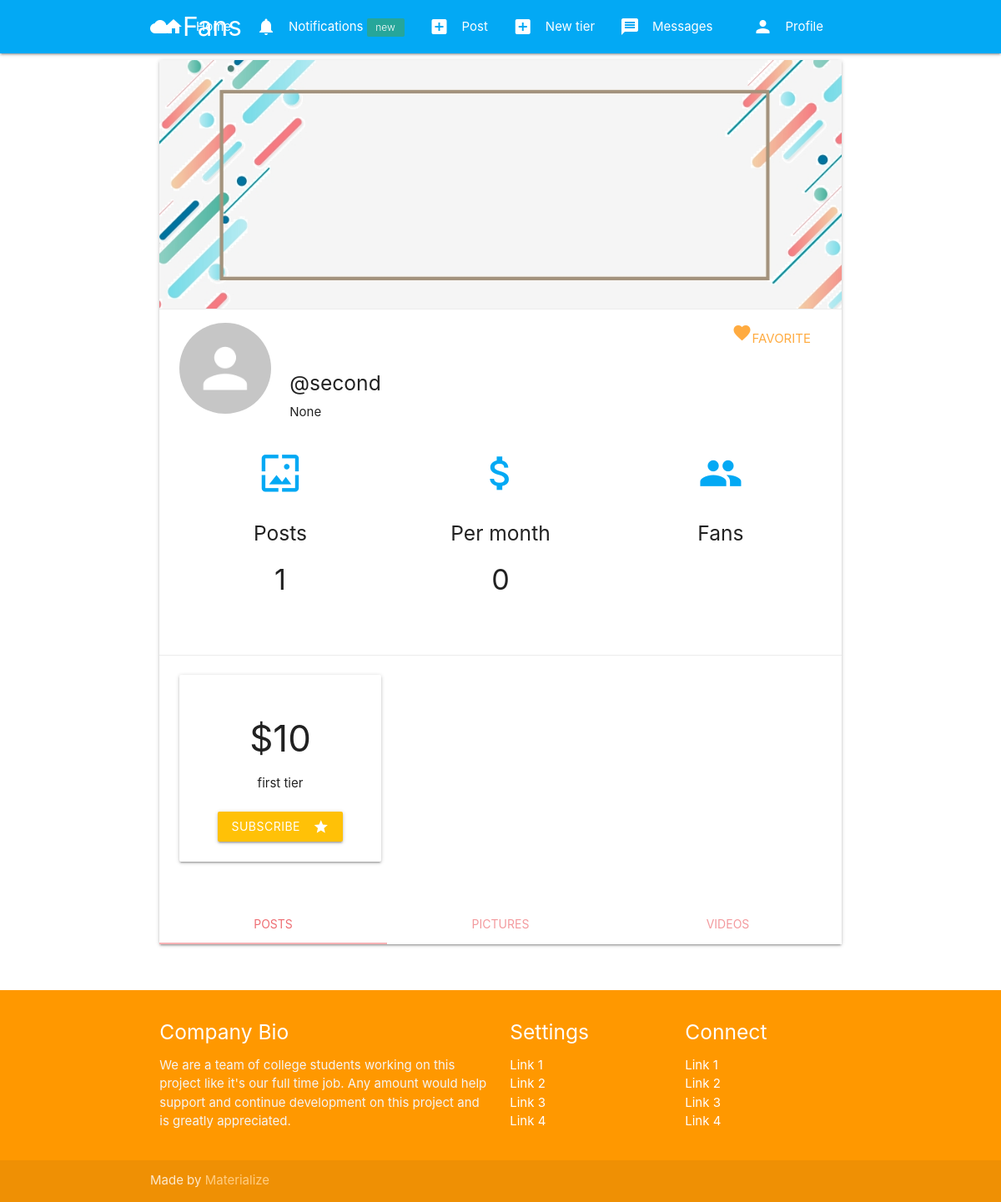
Screenshot of /second/ (signed in) with the database file from the repository.
### authy/models.py (models this page shows, shortened)
class Profile(models.Model):
	user = models.OneToOneField(User, on_delete=models.CASCADE, related_name='profile')
	location = models.CharField(max_length=50, null=True, blank=True)
	url = models.CharField(max_length=80, null=True, blank=True)
	profile_info = models.TextField(max_length=150, null=True, blank=True)
	created = models.DateField(auto_now_add=True)
	picture = models.ImageField(upload_to=user_directory_path_profile, blank=True, null=True, verbose_name='Picture')
	banner = models.ImageField(upload_to=user_directory_path_banner, blank=True, null=True, verbose_name='Banner')

### tier/models.py (models this page shows, shortened)
class Tier(models.Model):
    number = models.PositiveSmallIntegerField(default=0)
    description = models.TextField(max_length=800,verbose_name='Description')
    price = models.IntegerField(verbose_name='Price')
    can_message = models.BooleanField(default=False)
    user = models.ForeignKey(User, related_name=("tier_user"), on_delete=models.CASCADE)

### authy/views.py (the view)
# urls.py: path('<username>/', UserProfile, name='profile'),
def UserProfile(request, username):
	user = get_object_or_404(User, username=username)
	profile = Profile.objects.get(user=user)
	tiers = Tier.objects.filter(user=user)
	posts_count = Post.objects.filter(user=user).count()
	favorite_list = PeopleList.objects.filter(user=request.user)
	person_in_list = PeopleList.objects.filter(user=request.user,people=user).exists()
	if request.method == 'POST':
		form = NewListForm(request.POST)
		if form.is_valid():
			title = form.cleaned_data.get('title')
			PeopleList.objects.create(title=title,user=request.user)
			return HttpResponseRedirect(reverse('profile',args=[username]))
	else:
  		form = NewListForm()
	template = loader.get_template('profile.html')
	context = {
	'profile':profile,'tiers':tiers,'posts_count':posts_count,'form':form,
	'favorite_list':favorite_list,'person_in_list':person_in_list,
	}
	return HttpResponse(template.render(context, request))

### authy/views.py (called while the page is built)
def side_nav_info(request):
	user = request.user
	nav_profile = None
	fans = None
	follows = None
	if user.is_authenticated:
		nav_profile = Profile.objects.get(user=user)
		fans = Subscription.objects.filter(subscribed=user).count()
		follows = Subscription.objects.filter(subscriber=user).count()
	return {'nav_profile': nav_profile, 'fans': fans, 'follows': follows}

### fans_clone/templates/profile.html (shortened to what this page needs)
{% extends 'base.html' %}
{% load static %}
{% load humanize %}
{% block banner %}
    <div class="col s12 m12">
      <div class="card">
        <div class="card-image">
          {% if profile.banner %}
            <img src="{{ profile.banner.url }}">
          {% else %}
            <img src="{% static 'img/nobanner.jpg' %}">
          {% endif %}
        </div>
        <div class="card-action">
          <div class="row">
            <div class="col s2">
              {% if profile.picture %}
                <img src="{{ profile.picture.url }}" class="circle responsive-img">
              {% else %}
                <img src="{% static 'img/no_avatar.jpg' %}" class="circle responsive-img">
              {% endif %}
            </div>
            <div class="right-align">
              {% if user.is_authenticated and user != profile.user %}
                {% if person_in_list == True %}
                  <a href="{%url 'remove-from-list' profile.user.username %}" class="btn red"><i class="material-icons">delete</i>unfavorite</a>
                  {% else %}
                  <a href="#modal1" class="modal-trigger"><i class="material-icons">favorite</i>Favorite</a>
                {% endif %}
                {% endif %}
            </div>
            <div class="col s10">
              <h5>@{{ profile.user.username }}</h5>
              {{ profile.profile_info }}
            </div>
            <div class="col s12">
            <div class="row">
              <div class="col s12 m4">
                <div class="icon-block">
                  <h2 class="center light-blue-text"><i class="material-icons">wallpaper</i></h2>
                  <h5 class="center">Posts</h5>
                  <h4 class="center">{{ posts_count }}</h4>
                </div>
              </div>
                <div class="col s12 m4">
                  <div class="icon-block">
                    <h2 class="center light-blue-text"><i class="material-icons">attach_money</i></h2>
                    <h5 class="center">Per month</h5>
                    <h4 class="center">{% if income == None %}0{% else %}{{ income.tier__price__sum }}{% endif %}</h4>
                  </div>
                </div>
                <div class="col s12 m4">
                <div class="icon-block">
                  <h2 class="center light-blue-text"><i class="material-icons">people</i></h2>
                  <h5 class="center">Fans</h5>
                </div>
                </div>
          </div>
          </div>
          </div>
        </div>
      {% if user.is_authenticated and user != profile.user %}
        <div class="card-action">
          <div class="row">
            {% for tier in tiers %}
            <div class="col s12 m4">
              <div class="card-panel center-align">
              <h3>${{ tier.price }}</h3>
              <span>{{ tier.description }}</span>
              <br><br>
              <a href="{% url 'subscribe' profile.user.username tier.id %}" class="waves-effect waves-light btn amber"><i class="material-icons right">star</i>Subscribe</a>
              </div>
            </div>
            {% endfor %}
          </div>
        </div>
      {% endif %}
            <div class="card-tabs">
              <ul class="tabs tabs-fixed-width">
                <li class="tab col s3"><a target="_self" class="{% if page_type == 3 %}active{% endif %}" href="{% url 'profile' profile.user.username %}">Posts</a></li>
                <li class="tab col s3"><a target="_self" class="{% if page_type == 1 %}active{% endif %}" href="{% url 'profilephotos' profile.user.username %}">Pictures</a></li>
                <li class="tab col s3"><a target="_self" class="{% if page_type == 2 %}active{% endif %}" href="{% url 'profilevideos' profile.user.username %}">Videos</a></li>
              </ul>
            </div>
          </div>
        </div>
    </div>
    </div>
{% endblock %}

### fans_clone/static/css/style.css (style rules this page uses)
.icon-block { padding: 0 15px; }
.icon-block .material-icons { font-size: inherit; }

### rows the page displays
Profile: user.username "second", profile_info "None"
Tier: price "10", description "first tier"

### other values shown
{{ posts_count }} "1"
